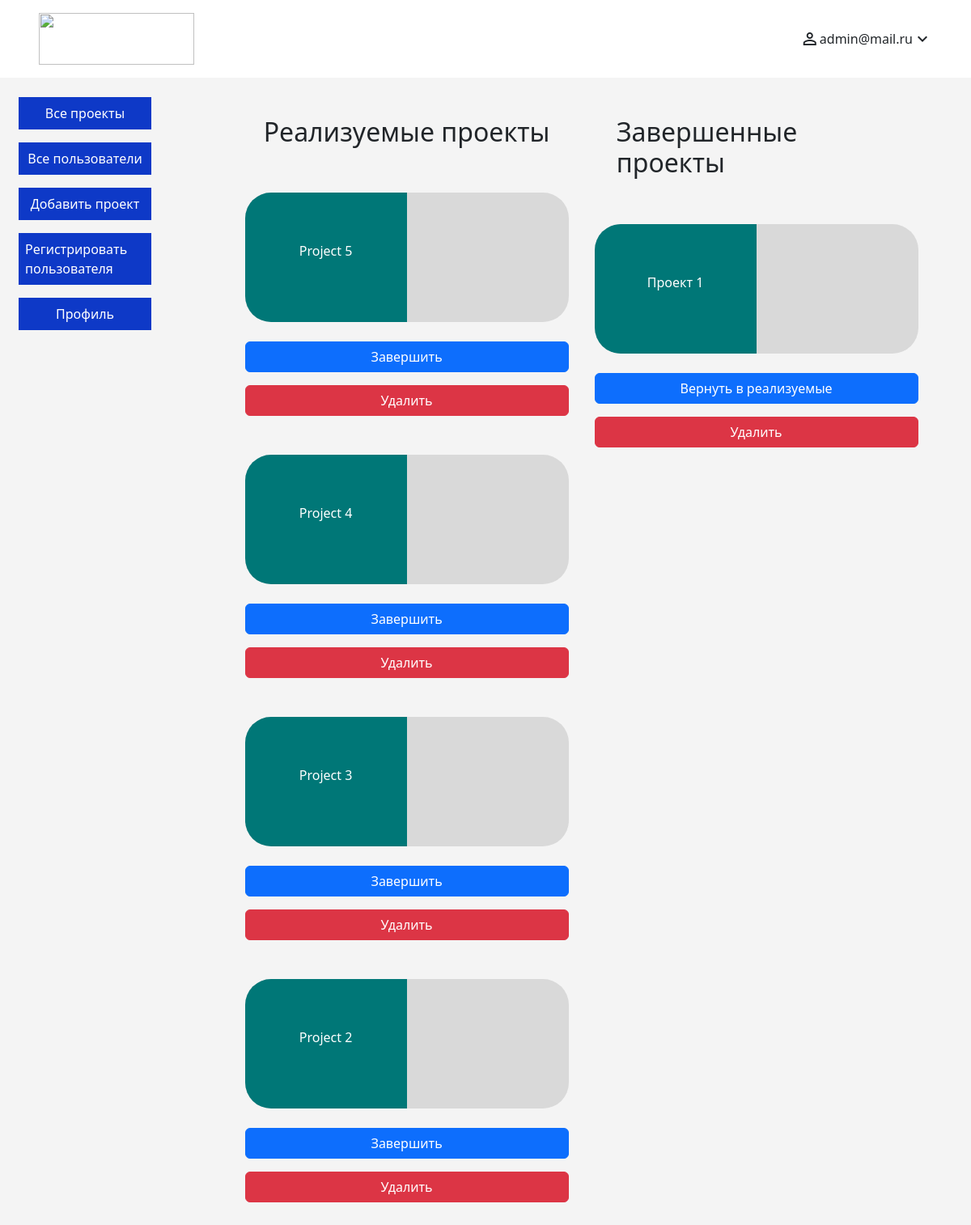
Before: /administrator/projects/all (signed in) with the older database file.
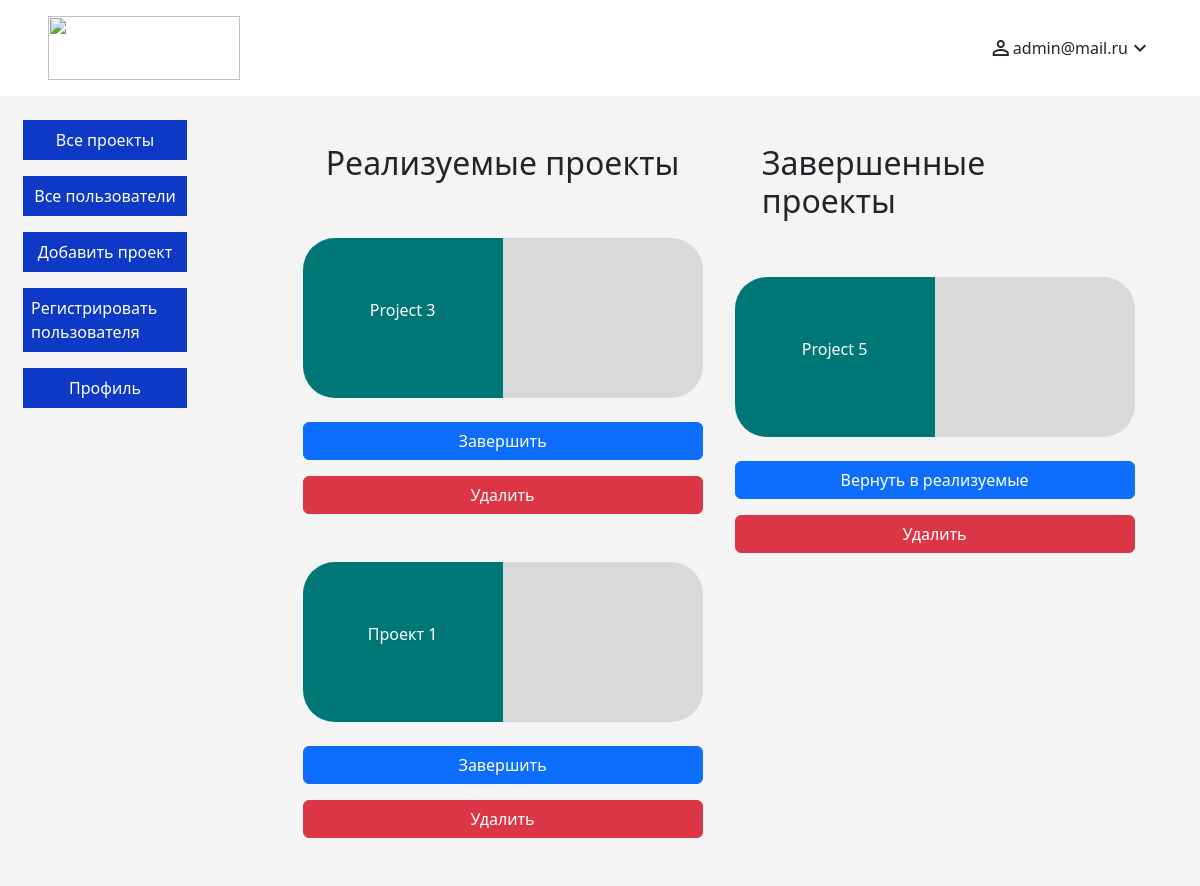
After: the same page with the newer database file.
### account/models.py (models this page shows, shortened)
class Account(Base, AbstractBaseUser, PermissionsMixin):
    class Role(models.TextChoices):
        ADMIN = 'admin', 'Администратор'
        OWNER = 'owner', 'Владелец'
        DIRECTOR = 'director', 'Руководитель проекта'
    email = models.EmailField(max_length=255, unique=True, verbose_name='Email')
    password = models.CharField(max_length=255, verbose_name='Пароль')
    name = models.CharField(max_length=255, blank=True, null=True, verbose_name='Имя')
    surname = models.CharField(max_length=255, blank=True, null=True, verbose_name='Фамилия')
    patronymic = models.CharField(max_length=255, blank=True, null=True, verbose_name='Отчество')
    phone = models.CharField(max_length=15, blank=True, null=True, verbose_name='Номер телефона')
    avatar = models.FileField(upload_to='account/', blank=True, null=True, verbose_name='Аватар')
    role = models.CharField(max_length=10, choices=Role.choices, default=Role.DIRECTOR, verbose_name='Роль')
    is_active = models.BooleanField(default=True, verbose_name='Активный')
    is_superuser = models.BooleanField(default=False, verbose_name='Админ')
    is_staff = models.BooleanField(default=False, verbose_name='Сотрудник')
    token = models.CharField(max_length=255, blank=True, null=True, verbose_name='Токен')
    USERNAME_FIELD = 'email'
    REQUIRED_FIELDS = []  # Другие обязательные поля, если требуется
    objects = CustomUserManager()  # Подключите ваш кастомный менеджер
    def __str__(self):
        return self.email
    class Meta:
        verbose_name = 'Пользователь'
        verbose_name_plural = 'Пользователи'

### projects/models.py (models this page shows, shortened)
class Base(models.Model):
    created_at = models.DateTimeField(auto_now_add=True)
    updated_at = models.DateTimeField(auto_now=True)

class Project(Base):
    user = models.ForeignKey('account.Account', on_delete=models.CASCADE, blank=True, null=True, verbose_name='Руководитель проекта')
    name = models.CharField(max_length=200, verbose_name='Называние проекта')
    info = models.TextField(blank=True, null=True, verbose_name='Описание проекта')
    file = models.FileField(upload_to='project_uploads/', blank=True, null=True, verbose_name='Файл проекта')
    completed = models.BooleanField(default=False, verbose_name='Завершен')
    class Meta:
        verbose_name = 'Проект'
        verbose_name_plural = 'Проекты'

### pages/views.py (the view)
# urls.py: path("administrator/projects/all", views.admin_all_projects_page, name="admin_all_projects_page"),
def admin_all_projects_page(request):
    projects = Project.objects.filter(completed=False).order_by("-created_at")
    completed_projects = Project.objects.filter(completed=True).order_by("-created_at")
    context = {
        "projects": projects,
        "completed_projects": completed_projects,
        }
    return render(request, "projects/admin/list.html", context)

### pages/templates/projects/admin/list.html (shortened to what this page needs)
{% extends 'layouts/admin_base.html' %}
{% load static %}
{% block styles %}
<link rel="stylesheet" href="{% static 'projects/styles/allProjects.css' %}">
{% endblock %}
{% block content %}
<section class="all-projects-page-block">
    <section class="projects-block">
        <h2>Реализуемые проекты</h2>
        <div class="projects-block">
            {% for project in projects %}
            <a href="{% url 'user_project_detail_page' project.id %}" class="project-block">
                <div class="project-name-block">
                    <p class="project-name">{{ project.name }}</p>
                </div>
                <div class="project-image-block">
                </div>
            </a>
            <div class="buttons-block">
                <form action="{% url 'project_update_status' project.id %}" method="POST" class="project-buttons-form">
                    <button type="submit" class="btn btn-primary project-button edit-button">Завершить</button>
                </form>
                <form action="{% url 'project_delete' project.id %}" method="POST" class="project-buttons-form">
                    <button type="submit" class="btn btn-danger project-button delete-button">Удалить</button>
                </form>
            </div>
            {% endfor %}
        </div>
    </section>
    <section class="completed-projects-block">
        <h2>Завершенные проекты</h2>
        <div class="projects-block">
            {% for project in completed_projects %}
            <a href="{% url 'user_project_detail_page' project.id %}" class="project-block">
                <div class="project-name-block">
                    <p class="project-name">{{ project.name }}</p>
                </div>
                <div class="project-image-block">
                </div>
            </a>
            <div class="buttons-block">
                <form action="{% url 'project_update_status' project.id %}" method="POST" class="project-buttons-form">
                    <button type="submit" class="btn btn-primary project-button edit-button">Вернуть в реализуемые</button>
                </form>
                <form action="{% url 'project_delete' project.id %}" method="POST" class="project-buttons-form">
                    <button type="submit" class="btn btn-danger project-button delete-button">Удалить</button>
                </form>
            </div>
            {% endfor %}
        </div>
    </section>
</section>
{% endblock content %}

### pages/templates/layouts/admin_base.html (shortened to what this page needs)
{% load static %}
<!DOCTYPE html>
<html lang="en">
<head>
    {% block styles %}{% endblock %}
    <link href="{% static 'css/bootstrap.min.css' %}" rel="stylesheet">
    <link rel="stylesheet" href="{% static 'projects/styles/adminStyles.css' %}">
    <link rel="stylesheet" href="{% static 'projects/styles/style.css' %}">
    <link rel="stylesheet" href="{% static 'account/styles/style.css' %}">
    <link href="{% static 'fontawesomefree/css/fontawesome.css' %}" rel="stylesheet" type="text/css">
    <link href="{% static 'fontawesomefree/css/brands.css' %}" rel="stylesheet" type="text/css">
    <link href="{% static 'fontawesomefree/css/solid.css' %}" rel="stylesheet" type="text/css">
</head>
<body>
    {% if user.is_superuser %}
    <header class="auth-header">
        <div class="logo">
            <img class="logo-img" src="{% static 'images/logo.png' %}" alt="">
        </div>
        <div class="account">
            <span class="material-icons">
            </span>
            <span>{{ user }}</span>
            <span class="material-icons" id="toggle-dropdown" style="cursor: pointer;">
            </span>
        </div>
    </header>
    <main class="base-main">
        <section class="base-menu">
            <nav class="base-menu-items">
                <a class="base-menu-item" href="{% url 'admin_all_projects_page' %}">Все проекты</a>
                <a class="base-menu-item" href="{% url 'admin_all_users_page' %}">Все пользователи</a>
                <a class="base-menu-item" href="{% url 'project_create_page' %}">Добавить проект</a>
                <a class="base-menu-item" href="{% url 'register' %}">Регистрировать пользователя</a>
                <a class="base-menu-item" href="{% url 'update_user' 'admin' user.id %}">Профиль</a>
            </nav>
        </section>
        <section class="base-content">
            {% block content %}{% endblock content %}
        </section>
    </main>
    {% endif %}
</body>
</html>

### pages/static/projects/styles/allProjects.css (style rules this page uses)
.all-projects-page-block { display: flex; justify-content: space-around; padding: 3em; }
.completed-projects-block { display: flex; flex-direction: column; align-items: center; width: 40%; }
.projects-block { display: flex; flex-direction: column; justify-content: flex-start; align-items: center; }
.project-block { display: flex; justify-content: center; align-items: center; width: 25em; height: 10em; border-radius: 2em; background: #d9d9d9; margin-top: 3em; text-decoration: none; }
.project-name-block, .project-image-block { width: 50%; display: flex; justify-content: center; align-items: center; }
.project-name-block { background: #007777; height: 100%; margin: 0; border-radius: 2em 0 0 2em; }
.project-image-block { height: 100%; border-radius: 0 2em 2em 0; }
.project-name { color: #fff; }
.project-buttons-form, .buttons-block, .project-button { width: 100%; margin-top: 0.5em; }

### pages/static/projects/styles/style.css (style rules this page uses)
html, body { height: 100%; margin: 0; }
.base-main { background: #F4F4F4; display: flex; justify-content: space-around; align-items: flex-start; flex: 1; }
.base-menu-items { display: flex; flex-direction: column; justify-content: space-around; align-items: center; }
.base-menu-item { display: flex; justify-content: center; align-items: center; text-decoration: none; width: 100%; background: #0e39c7; border-color: #0e39c7; padding: 0.5em; color: #fff; margin-top: 1em; }
.base-menu { width: 15%; padding: 0.5em; }
.base-content { width: 80%; }

### pages/static/account/styles/style.css (style rules this page uses)
html, body { height: 100%; margin: 0; }
body { display: flex; flex-direction: column; }
.logo-img { width: 12em; height: 4em; }
.account { display: flex; justify-content: space-between; align-items: center; }
.auth-header { display: flex; justify-content: space-between; align-items: center; padding: 1em 3em; }

Changed rows visible on the page:
removed Project: name "Project 4", shown under "Реализуемые проекты"
removed Project: name "Project 2", shown under "Реализуемые проекты"
changed Project "Проект 1": moves from the list under "Завершенные проекты" to the list under "Реализуемые проекты"
changed Project "Project 5": moves from the list under "Реализуемые проекты" to the list under "Завершенные проекты"
